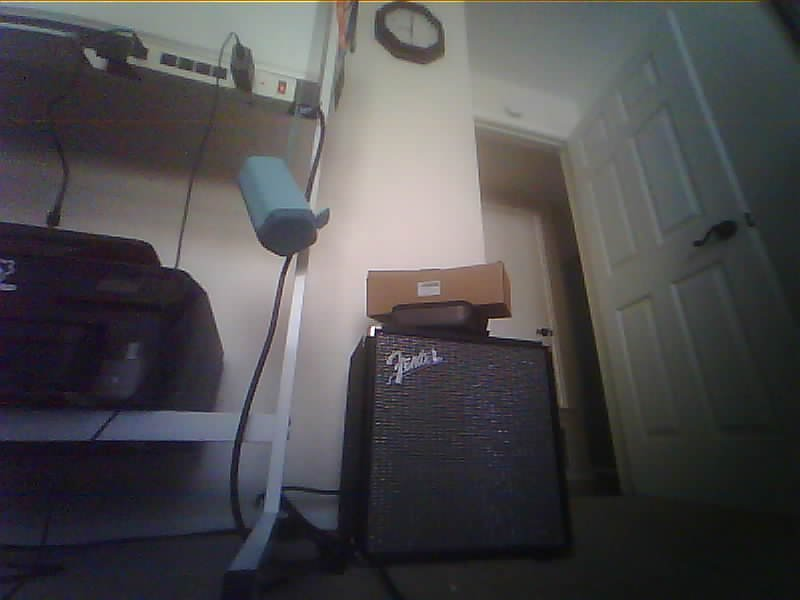
#> input picture vision/drive_snapshots/143506_e1s_L37_C22_R27_forward.jpg, 800 x 600 px; its folder holds only this picture in this run
$ python montage.py
#> lines starting #> are read from the running program, lines starting #| are printed output that depends on the picture
#!/usr/bin/env python3
"""
Montage Generator for Claude Copilot Mode.

Compiles recent drive snapshots into a grid image for Claude to review.
"""

import base64
import io
import json
from pathlib import Path
from typing import Optional, List
from PIL import Image, ImageDraw, ImageFont

SNAPSHOTS_DIR = Path(__file__).parent / "drive_snapshots"
NUDGES_PATH = Path(__file__).parent / "nudges.json"


def get_recent_snapshots(count: int = 6) -> List[Path]:
    """Get the N most recent snapshots."""
    if not SNAPSHOTS_DIR.exists():
        return []

    snapshots = sorted(SNAPSHOTS_DIR.glob("*.jpg"), key=lambda p: p.stat().st_mtime)
    return snapshots[-count:]


def create_montage(snapshots: List[Path], cols: int = 3, thumb_size: int = 320) -> Optional[Image.Image]:
    """Create a grid montage from snapshot images."""
#> called with cols = 3, thumb_size = 320
    if not snapshots:
        return None

    # Calculate grid dimensions
    rows = (len(snapshots) + cols - 1) // cols
    width = cols * thumb_size
    height = rows * (thumb_size + 30)  # Extra space for labels

    # Create montage canvas
    montage = Image.new('RGB', (width, height), color='black')
#> montage: PIL image 960x350 RGB; every value is 0
    draw = ImageDraw.Draw(montage)

    # Try to load a font, fall back to default
    try:
        font = ImageFont.truetype("/System/Library/Fonts/Helvetica.ttc", 14)
    except:
        font = ImageFont.load_default()

    for i, snap_path in enumerate(snapshots):
        row = i // cols
        col = i % cols
        x = col * thumb_size
        y = row * (thumb_size + 30)

        try:
            img = Image.open(snap_path)
#> img is the input picture: PIL image 800x600 RGB; mean R, G, B 77.3, 75.9, 77.8
            img.thumbnail((thumb_size, thumb_size), Image.Resampling.LANCZOS)
#> img: PIL image 320x240 RGB

            # Center the thumbnail in its cell
            x_offset = x + (thumb_size - img.width) // 2
#> x_offset = 0
            y_offset = y + (thumb_size - img.height) // 2
#> y_offset = 40
            montage.paste(img, (x_offset, y_offset))
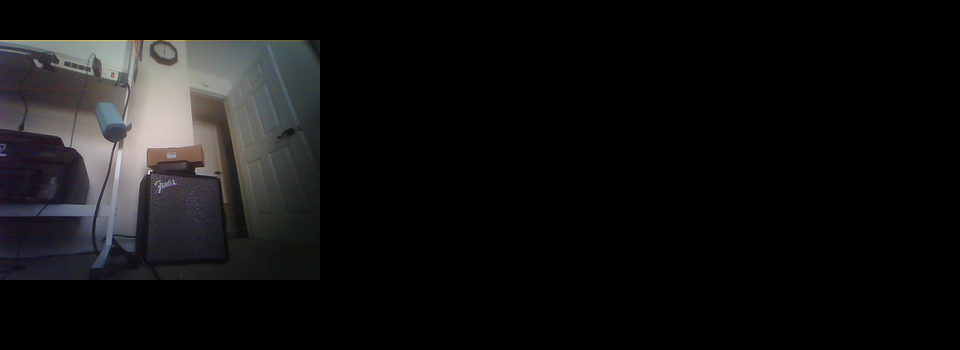
#> montage: PIL image 960x350 RGB; mean R, G, B 17.7, 17.4, 17.8

            # Parse filename for label (e.g., "143506_e1s_L37_C22_R27_forward.jpg")
            parts = snap_path.stem.split('_')
            if len(parts) >= 6:
                time_str = parts[0]
                elapsed = parts[1]
                decision = parts[-1]
                label = f"{time_str[:2]}:{time_str[2:4]}:{time_str[4:]} {elapsed} {decision}"
            else:
                label = snap_path.stem[:30]

            # Draw label below image
            draw.text((x + 5, y + thumb_size + 5), label, fill='white', font=font)

        except Exception as e:
            print(f"Error processing {snap_path}: {e}")
            draw.text((x + 5, y + thumb_size // 2), f"Error: {snap_path.name}", fill='red', font=font)

    return montage


def montage_to_base64(montage: Image.Image, format: str = "JPEG") -> str:
    """Convert montage to base64 string for Claude."""
    buffer = io.BytesIO()
    montage.save(buffer, format=format, quality=85)
    return base64.b64encode(buffer.getvalue()).decode()


def get_journey_montage(count: int = 6) -> dict:
    """Get a montage of recent snapshots as base64."""
    snapshots = get_recent_snapshots(count)
    if not snapshots:
        return {"success": False, "error": "No snapshots found"}

    montage = create_montage(snapshots)
    if montage is None:
        return {"success": False, "error": "Failed to create montage"}

    return {
        "success": True,
        "image_base64": montage_to_base64(montage),
        "snapshot_count": len(snapshots),
        "snapshots": [s.name for s in snapshots],
        "width": montage.width,
        "height": montage.height
    }


# [20 lines left out: functions load_nudges, save_nudges, update_nudge, not called in this run]


# === Decision Queue ===
# Ring buffer of recent decisions for dashboard visualization

DECISION_QUEUE_PATH = Path(__file__).parent / "decision_queue.json"
MAX_DECISIONS = 20


# [36 lines left out: functions load_decision_queue, save_decision_queue, append_decision, not called in this run]


def clear_decision_queue():
    """Clear all decisions from the queue."""
    save_decision_queue([])


if __name__ == "__main__":
    # Test montage generation
    result = get_journey_montage(6)
#> result = 6 items
    if result["success"]:
        print(f"Created montage with {result['snapshot_count']} snapshots")
#| Created montage with 1 snapshots
        print(f"Size: {result['width']}x{result['height']}")
#| Size: 960x350

        # Save test montage
        montage_data = base64.b64decode(result["image_base64"])
        with open("test_montage.jpg", "wb") as f:
            f.write(montage_data)
        print("Saved test_montage.jpg")
    else:
        print(f"Error: {result['error']}")

$ run again, on vision/drive_snapshots/143529_e24s_L57_C22_R39_turn_right.jpg
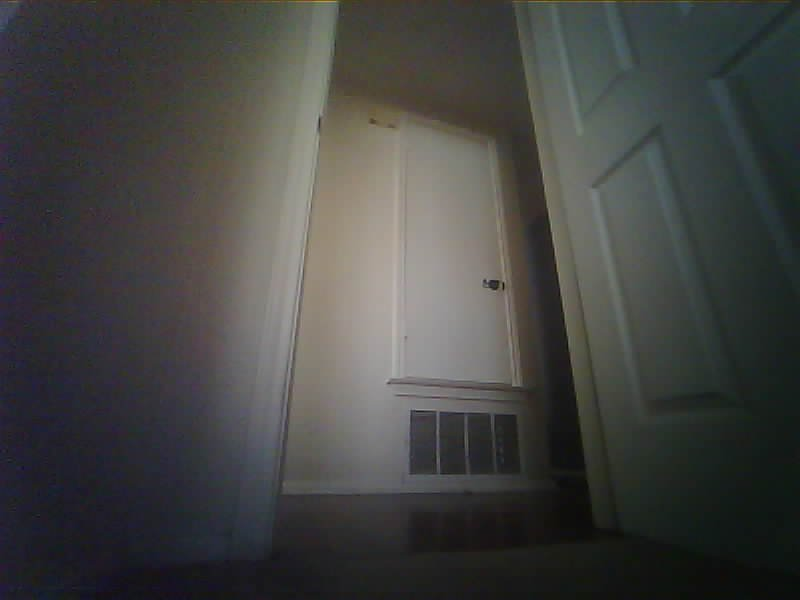
#> input picture vision/drive_snapshots/143529_e24s_L57_C22_R39_turn_right.jpg, 800 x 600 px
#> in create_montage, img is the input picture: PIL image 800x600 RGB; mean R, G, B 67.6, 68, 66
#> img: PIL image 320x240 RGB
#> in create_montage, `montage.paste(img, (x_offset, y_offset))`:
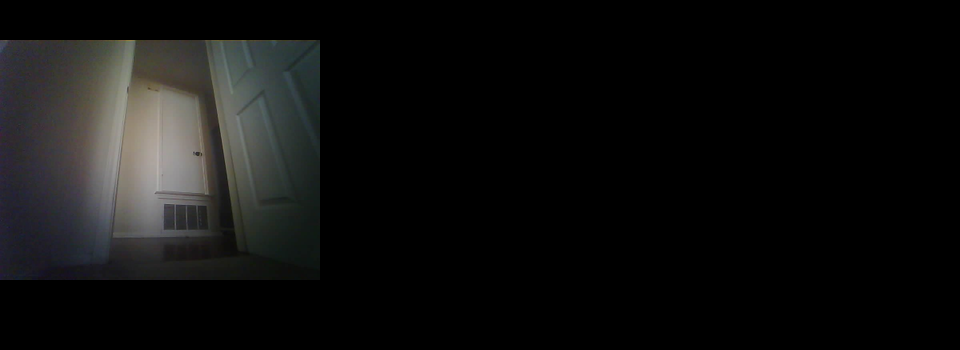
#> montage: PIL image 960x350 RGB; mean R, G, B 15.5, 15.5, 15.1
#> result = 6 items
#| Created montage with 1 snapshots
#| Size: 960x350

$ run again, on vision/drive_snapshots/143534_e29s_L49_C25_R41_forward_slow.jpg
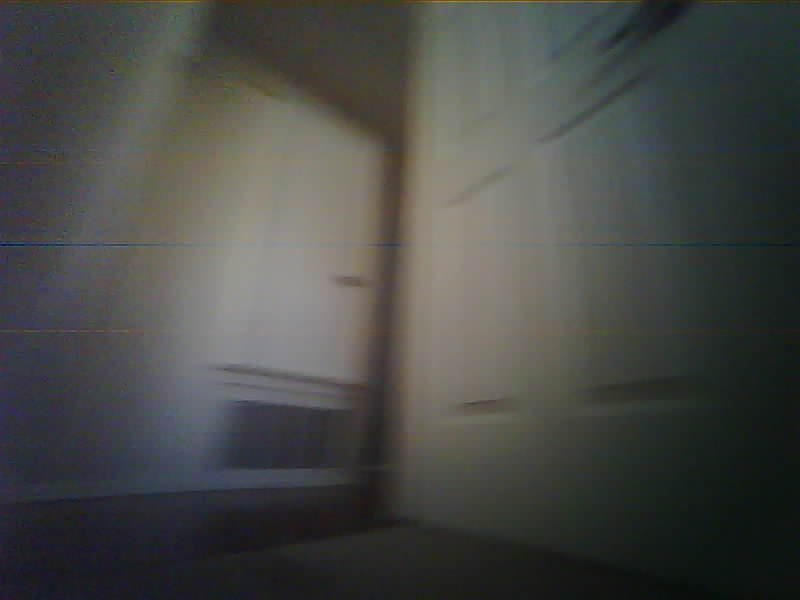
#> input picture vision/drive_snapshots/143534_e29s_L49_C25_R41_forward_slow.jpg, 800 x 600 px
#> in create_montage, img is the input picture: PIL image 800x600 RGB; mean R, G, B 72.1, 73.3, 70.4
#> img: PIL image 320x240 RGB
#> in create_montage, `montage.paste(img, (x_offset, y_offset))`:
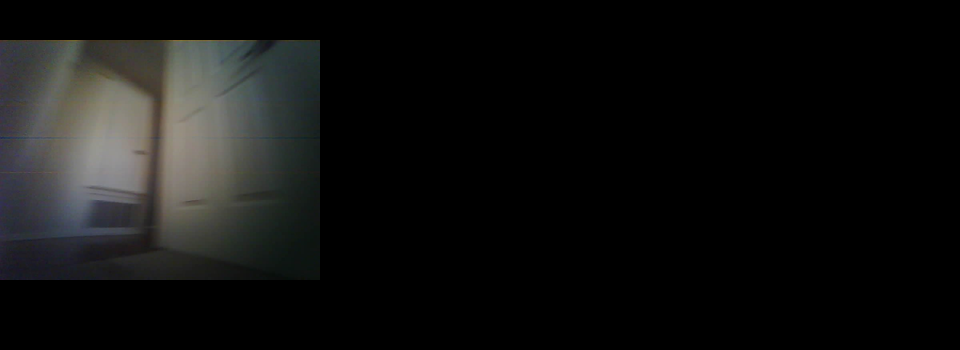
#> montage: PIL image 960x350 RGB; mean R, G, B 16.5, 16.8, 16.1
#> result = 6 items
#| Created montage with 1 snapshots
#| Size: 960x350

$ run again, on vision/drive_snapshots/143539_e34s_L55_C33_R33_turn_right.jpg
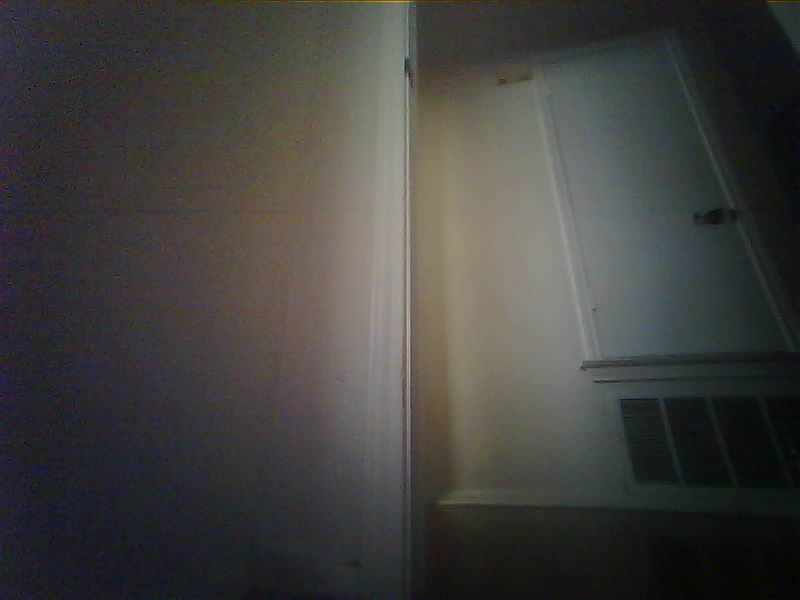
#> input picture vision/drive_snapshots/143539_e34s_L55_C33_R33_turn_right.jpg, 800 x 600 px
#> in create_montage, img is the input picture: PIL image 800x600 RGB; mean R, G, B 66.1, 65.1, 62.9
#> img: PIL image 320x240 RGB
#> in create_montage, `montage.paste(img, (x_offset, y_offset))`:
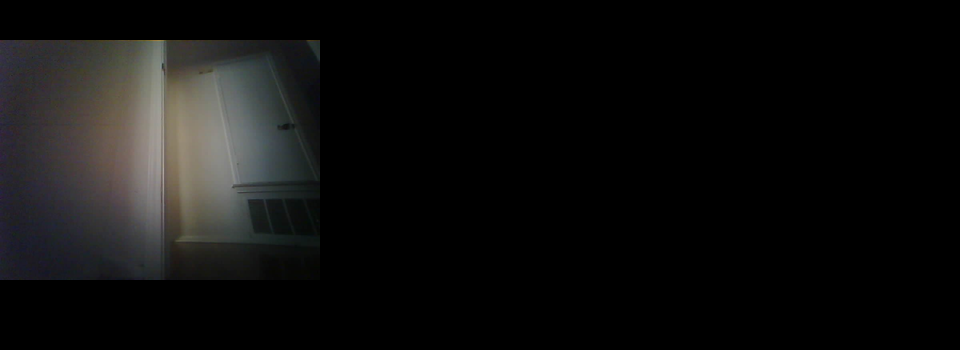
#> montage: PIL image 960x350 RGB; mean R, G, B 15.1, 14.9, 14.4
#> result = 6 items
#| Created montage with 1 snapshots
#| Size: 960x350

$ run again, on vision/drive_snapshots/143512_e7s_L50_C25_R35_forward_slow.jpg
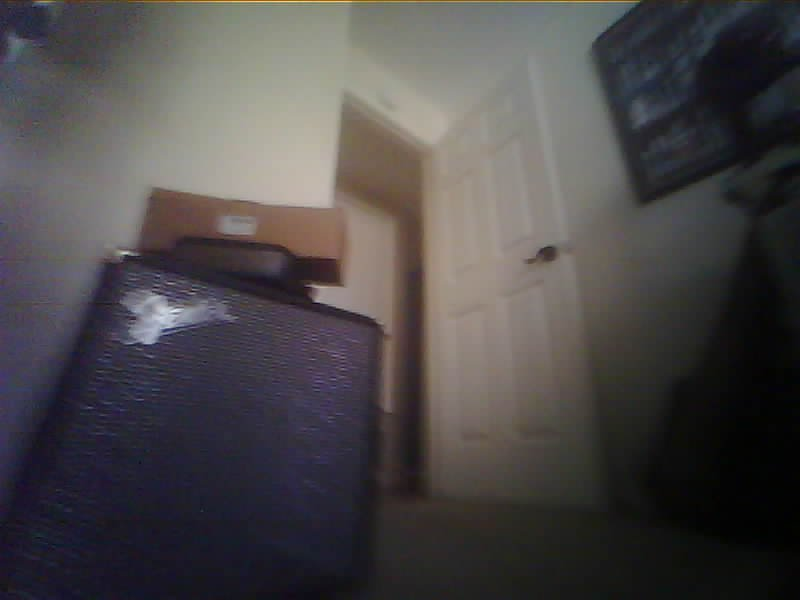
#> input picture vision/drive_snapshots/143512_e7s_L50_C25_R35_forward_slow.jpg, 800 x 600 px
#> in create_montage, img is the input picture: PIL image 800x600 RGB; mean R, G, B 75.5, 72.2, 73
#> img: PIL image 320x240 RGB
#> in create_montage, `montage.paste(img, (x_offset, y_offset))`:
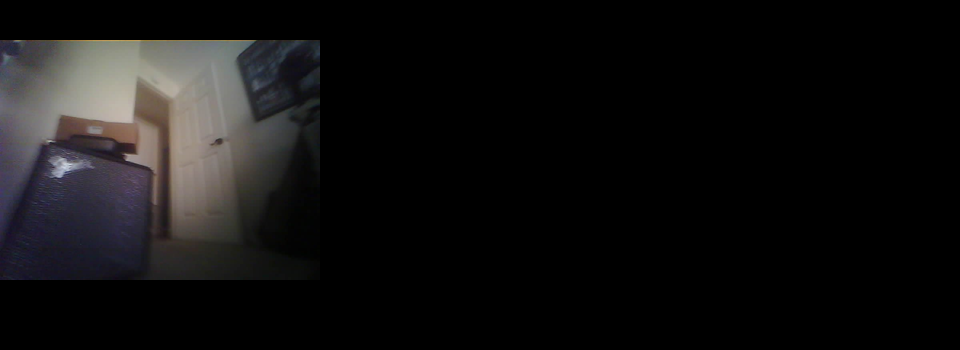
#> montage: PIL image 960x350 RGB; mean R, G, B 17.3, 16.5, 16.7
#> result = 6 items
#| Created montage with 1 snapshots
#| Size: 960x350
